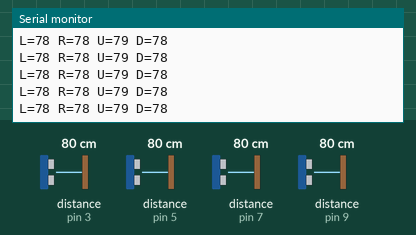
A sketch run on a simulated Arduino Leonardo, built with avr-gcc and run on an emulated ATmega32U4. Parts: the last lines printed to the serial monitor. Wiring (inferred from the names in the program): 4 × ultrasonic range finder: trigger pin 2, echo pin 3 / trigger pin 4, echo pin 5 / trigger pin 6, echo pin 7 / trigger pin 8, echo pin 9. The inputs (shaded band) are chosen by the test bench; at power-on: distance to the obstacle (sensors on pin 3, pin 5, pin 7, pin 9) 80 cm. The echo pulse lasts 58.3 µs per cm; USB keyboard and mouse output is not drawn.

Above: at 1.2 s.
1.3 s: distance to the obstacle (sensor on pin 3) set to 2 cm
At 1.51 s:
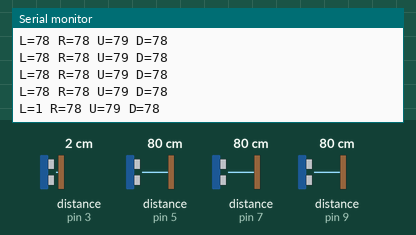
2.8 s: distance to the obstacle (sensor on pin 5) set to 2 cm
At 2.82 s:
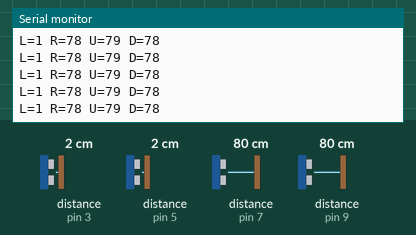
4.3 s: distance to the obstacle (sensor on pin 7) set to 35 cm
At 4.3 s:
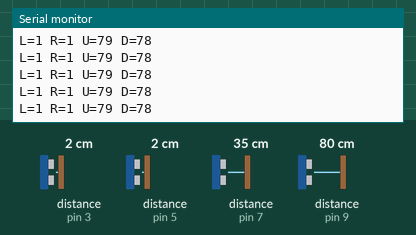
7.3 s: distance to the obstacle (sensor on pin 9) set to 2 cm
At 7.36 s:
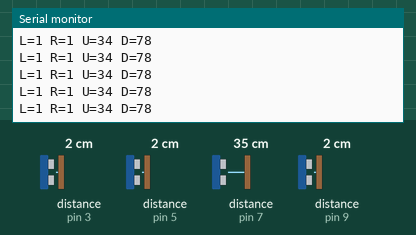
8.8 s: distance to the obstacle (sensor on pin 3) set to 4 cm
At 8.84 s:
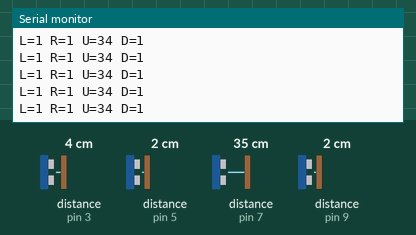
10.3 s: distance to the obstacle (sensor on pin 5) set to 4 cm
At 10.32 s:
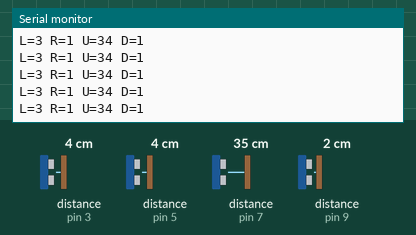
Timing chart, 0 to 12.8 s (numbered marks = the images above; inputs shaded):
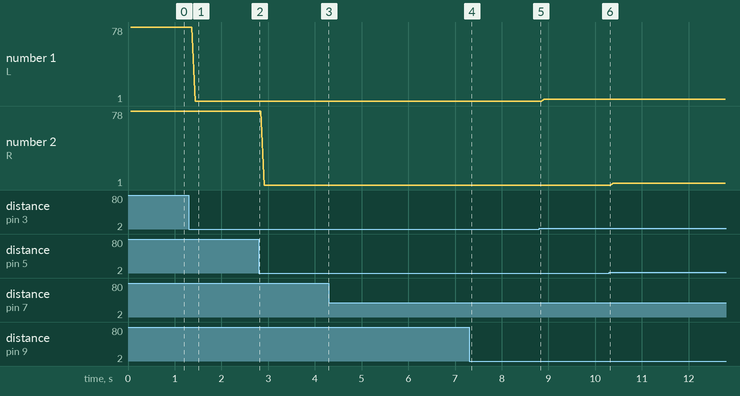

The sketch:

index.ino
```cpp
#include <Mouse.h>

const int trigLeft  = 2;
const int echoLeft  = 3;
const int trigRight = 4;
const int echoRight = 5;
const int trigUp    = 6;
const int echoUp    = 7;
const int trigDown  = 8;
const int echoDown  = 9;

const int minDist = 5;
const int maxDist = 20;
const int maxSpeed = 12;

long readDistanceCM(int trigPin, int echoPin) {
  digitalWrite(trigPin, LOW);
  delayMicroseconds(2);
  digitalWrite(trigPin, HIGH);
  delayMicroseconds(10);
  digitalWrite(trigPin, LOW);

  long duration = pulseIn(echoPin, HIGH, 25000);
  if (duration == 0) return -1;

  long distance = duration * 0.034 / 2;
  return distance;
}

int getSpeedFromDistance(long d, bool invertDir = false) {
  if (d < minDist || d > maxDist) return 0;

  int spd = map(d, minDist, maxDist, maxSpeed, 2);
  if (invertDir) spd = -spd;
  return spd;
}

void setup() {
  pinMode(trigLeft, OUTPUT);   pinMode(echoLeft, INPUT);
  pinMode(trigRight, OUTPUT);  pinMode(echoRight, INPUT);
  pinMode(trigUp, OUTPUT);     pinMode(echoUp, INPUT);
  pinMode(trigDown, OUTPUT);   pinMode(echoDown, INPUT);

  Serial.begin(9600);
  Mouse.begin();
}

void loop() {
  long dL = readDistanceCM(trigLeft, echoLeft);   delay(10);
  long dR = readDistanceCM(trigRight, echoRight); delay(10);
  long dU = readDistanceCM(trigUp, echoUp);       delay(10);
  long dD = readDistanceCM(trigDown, echoDown);   delay(10);

  int moveX = 0;
  int moveY = 0;

  if (dL > 0 && dL <= maxDist && !(dR > 0 && dR <= maxDist)) {
    moveX = getSpeedFromDistance(dL, true);   // left
  } else if (dR > 0 && dR <= maxDist && !(dL > 0 && dL <= maxDist)) {
    moveX = getSpeedFromDistance(dR, false);  // right
  }

  if (dU > 0 && dU <= maxDist && !(dD > 0 && dD <= maxDist)) {
    moveY = getSpeedFromDistance(dU, true);   // up
  } else if (dD > 0 && dD <= maxDist && !(dU > 0 && dU <= maxDist)) {
    moveY = getSpeedFromDistance(dD, false);  // down
  }

  Serial.print("L="); Serial.print(dL);
  Serial.print(" R="); Serial.print(dR);
  Serial.print(" U="); Serial.print(dU);
  Serial.print(" D="); Serial.println(dD);

  if (moveX != 0 || moveY != 0) {
    Mouse.move(moveX, moveY, 0);
  }

  delay(25);
}
```

Measured:
- after the input at 1.3 s, the serial monitor: prints a new line after 0.14 s (image 1)
- plotted number 1: 78 → 1 after the input at 1.3 s, 1 → 3 after the input at 8.8 s
